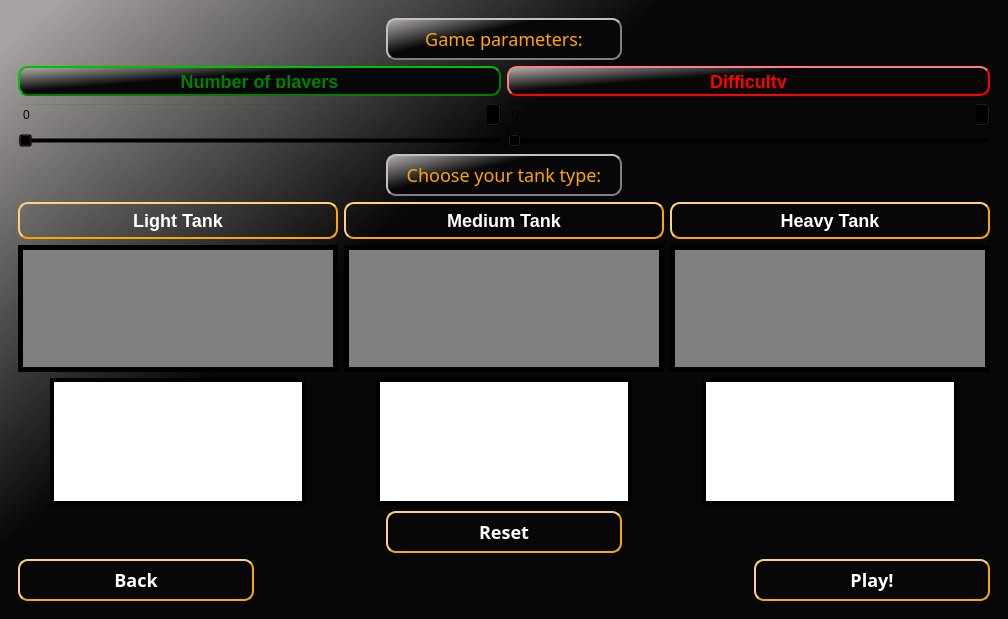
<?xml version="1.0" encoding="UTF-8"?>
<ui version="4.0">
 <class>MainWindow</class>
 <widget class="QMainWindow" name="MainWindow">
  <property name="geometry">
   <rect>
    <x>0</x>
    <y>0</y>
    <width>838</width>
    <height>619</height>
   </rect>
  </property>
  <property name="windowTitle">
   <string>MainWindow</string>
  </property>
  <property name="styleSheet">
   <string notr="true">background-color: qlineargradient(spread:reflect, x1:0.934181, y1:0.694, x2:0, y2:0, stop:0.545692 rgba(7, 7, 7, 255), stop:0.960407 rgba(167, 162, 162, 255));</string>
  </property>
  <property name="iconSize">
   <size>
    <width>24</width>
    <height>24</height>
   </size>
  </property>
  <widget class="QWidget" name="centralwidget">
   <property name="sizePolicy">
    <sizepolicy hsizetype="Expanding" vsizetype="Expanding">
     <horstretch>0</horstretch>
     <verstretch>0</verstretch>
    </sizepolicy>
   </property>
   <property name="styleSheet">
    <string notr="true">background:transparent;</string>
   </property>
   <layout class="QHBoxLayout" name="horizontalLayout_4">
    <item>
     <widget class="QStackedWidget" name="stackedWidget">
      <property name="styleSheet">
       <string notr="true">
</string>
      </property>
      <property name="currentIndex">
       <number>1</number>
      </property>
      <widget class="QWidget" name="page">
       <layout class="QHBoxLayout" name="horizontalLayout_5">
        <item>
         <widget class="QLabel" name="label">
          <property name="font">
           <font>
            <family>Impact</family>
            <pointsize>-1</pointsize>
            <weight>75</weight>
            <italic>false</italic>
            <bold>true</bold>
           </font>
          </property>
          <property name="styleSheet">
           <string notr="true">color: orange;
font: bold  64px;
</string>
          </property>
          <property name="text">
           <string>World of Tanks</string>
          </property>
          <property name="alignment">
           <set>Qt::AlignCenter</set>
          </property>
         </widget>
        </item>
        <item>
         <layout class="QVBoxLayout" name="verticalLayout">
          <property name="spacing">
           <number>0</number>
          </property>
          <property name="sizeConstraint">
           <enum>QLayout::SetDefaultConstraint</enum>
          </property>
          <property name="leftMargin">
           <number>50</number>
          </property>
          <property name="topMargin">
           <number>50</number>
          </property>
          <property name="rightMargin">
           <number>50</number>
          </property>
          <property name="bottomMargin">
           <number>50</number>
          </property>
          <item>
           <widget class="QPushButton" name="Play">
            <property name="sizePolicy">
             <sizepolicy hsizetype="Fixed" vsizetype="Fixed">
              <horstretch>0</horstretch>
              <verstretch>0</verstretch>
             </sizepolicy>
            </property>
            <property name="minimumSize">
             <size>
              <width>236</width>
              <height>50</height>
             </size>
            </property>
            <property name="maximumSize">
             <size>
              <width>360</width>
              <height>60</height>
             </size>
            </property>
            <property name="sizeIncrement">
             <size>
              <width>1</width>
              <height>1</height>
             </size>
            </property>
            <property name="font">
             <font>
              <family>Impact</family>
              <pointsize>-1</pointsize>
              <weight>75</weight>
              <italic>false</italic>
              <bold>true</bold>
             </font>
            </property>
            <property name="styleSheet">
             <string notr="true">background-image: url(:/images/push_button_2.jpg);
    border-style: outset;
    border-width: 2px;
    border-radius: 10px;
    border-color: orange;
	color: orange;
    font:  bold 18px;
    min-width: 10em;
    padding: 6px;</string>
            </property>
            <property name="text">
             <string>Play</string>
            </property>
            <property name="iconSize">
             <size>
              <width>24</width>
              <height>30</height>
             </size>
            </property>
           </widget>
          </item>
          <item>
           <widget class="QPushButton" name="Settings">
            <property name="minimumSize">
             <size>
              <width>236</width>
              <height>50</height>
             </size>
            </property>
            <property name="maximumSize">
             <size>
              <width>360</width>
              <height>60</height>
             </size>
            </property>
            <property name="font">
             <font>
              <family>Impact</family>
              <pointsize>-1</pointsize>
              <weight>50</weight>
              <italic>false</italic>
              <bold>false</bold>
             </font>
            </property>
            <property name="styleSheet">
             <string notr="true">background-image: url(:/images/push_button_2.jpg);
    border-style: outset;
    border-width: 2px;
    border-radius: 10px;
    border-color: orange;
	color: orange;
    font:  18px;
    min-width: 10em;
    padding: 6px;</string>
            </property>
            <property name="text">
             <string>Settinigs</string>
            </property>
           </widget>
          </item>
          <item>
           <widget class="QPushButton" name="Quit">
            <property name="sizePolicy">
             <sizepolicy hsizetype="Fixed" vsizetype="Fixed">
              <horstretch>0</horstretch>
              <verstretch>0</verstretch>
             </sizepolicy>
            </property>
            <property name="minimumSize">
             <size>
              <width>236</width>
              <height>50</height>
             </size>
            </property>
            <property name="maximumSize">
             <size>
              <width>360</width>
              <height>60</height>
             </size>
            </property>
            <property name="font">
             <font>
              <family>Impact</family>
              <pointsize>-1</pointsize>
              <weight>50</weight>
              <italic>false</italic>
              <bold>false</bold>
             </font>
            </property>
            <property name="styleSheet">
             <string notr="true">background-image: url(:/images/push_button_2.jpg);
    border-style: outset;
    border-width: 2px;
    border-radius: 10px;
    border-color: orange;
	color: orange;
    font:  18px;
    min-width: 10em;
    padding: 6px;</string>
            </property>
            <property name="text">
             <string>Quit</string>
            </property>
           </widget>
          </item>
         </layout>
        </item>
       </layout>
      </widget>
      <widget class="QWidget" name="page_2">
       <property name="styleSheet">
        <string notr="true"/>
       </property>
       <layout class="QVBoxLayout" name="verticalLayout_3">
        <property name="sizeConstraint">
         <enum>QLayout::SetMaximumSize</enum>
        </property>
        <item>
         <layout class="QHBoxLayout" name="horizontalLayout_2">
          <property name="sizeConstraint">
           <enum>QLayout::SetMaximumSize</enum>
          </property>
          <property name="leftMargin">
           <number>0</number>
          </property>
          <property name="rightMargin">
           <number>0</number>
          </property>
          <item>
           <widget class="QPushButton" name="pushButton">
            <property name="enabled">
             <bool>true</bool>
            </property>
            <property name="sizePolicy">
             <sizepolicy hsizetype="Fixed" vsizetype="Fixed">
              <horstretch>0</horstretch>
              <verstretch>0</verstretch>
             </sizepolicy>
            </property>
            <property name="minimumSize">
             <size>
              <width>236</width>
              <height>0</height>
             </size>
            </property>
            <property name="font">
             <font>
              <family>Impact</family>
              <pointsize>-1</pointsize>
              <weight>50</weight>
              <italic>false</italic>
              <bold>false</bold>
             </font>
            </property>
            <property name="styleSheet">
             <string notr="true">background-color: qlineargradient(spread:reflect, x1:0.934181, y1:0.694, x2:0, y2:0, stop:0.545692 rgba(7, 7, 7, 255), stop:0.960407 rgba(167, 162, 162, 255));
    border-style: outset;
    border-width: 2px;
    border-radius: 10px;
    border-color: gray;
	color: orange;
    font:  18px;
    min-width: 10em;
    padding: 6px;</string>
            </property>
            <property name="text">
             <string>Game parameters:</string>
            </property>
           </widget>
          </item>
         </layout>
        </item>
        <item>
         <layout class="QGridLayout" name="gridLayout_3">
          <property name="sizeConstraint">
           <enum>QLayout::SetMinimumSize</enum>
          </property>
          <property name="spacing">
           <number>6</number>
          </property>
          <item row="2" column="1">
           <widget class="QSlider" name="slide_dif">
            <property name="styleSheet">
             <string notr="true"> background: transparent;</string>
            </property>
            <property name="minimum">
             <number>1</number>
            </property>
            <property name="maximum">
             <number>10</number>
            </property>
            <property name="orientation">
             <enum>Qt::Horizontal</enum>
            </property>
           </widget>
          </item>
          <item row="2" column="0">
           <widget class="QSlider" name="slide_players_num">
            <property name="styleSheet">
             <string notr="true"> background: transparent;</string>
            </property>
            <property name="minimum">
             <number>1</number>
            </property>
            <property name="maximum">
             <number>20</number>
            </property>
            <property name="orientation">
             <enum>Qt::Horizontal</enum>
            </property>
           </widget>
          </item>
          <item row="0" column="1">
           <widget class="QPushButton" name="pushButton_2">
            <property name="minimumSize">
             <size>
              <width>236</width>
              <height>30</height>
             </size>
            </property>
            <property name="styleSheet">
             <string notr="true">background-color: qlineargradient(spread:reflect, x1:0.934181, y1:0.694, x2:0, y2:0, stop:0.545692 rgba(7, 7, 7, 255), stop:0.960407 rgba(167, 162, 162, 255));
    border-style: outset;
    border-width: 2px;
    border-radius: 10px;
    border-color: red;
	color: red;
    font: bold 18px;
    min-width: 10em;
    padding: 6px;</string>
            </property>
            <property name="text">
             <string>Difficulty</string>
            </property>
           </widget>
          </item>
          <item row="0" column="0">
           <widget class="QPushButton" name="pushButton_8">
            <property name="minimumSize">
             <size>
              <width>236</width>
              <height>30</height>
             </size>
            </property>
            <property name="styleSheet">
             <string notr="true">background-color: qlineargradient(spread:reflect, x1:0.934181, y1:0.694, x2:0, y2:0, stop:0.545692 rgba(7, 7, 7, 255), stop:0.960407 rgba(167, 162, 162, 255));
    border-style: outset;
    border-width: 2px;
    border-radius: 10px;
    border-color: green;
	color: green;
    font: bold 18px;
    min-width: 10em;
    padding: 6px;</string>
            </property>
            <property name="text">
             <string>Number of players</string>
            </property>
           </widget>
          </item>
          <item row="1" column="0">
           <widget class="QSpinBox" name="spinBox_2">
            <property name="minimumSize">
             <size>
              <width>0</width>
              <height>25</height>
             </size>
            </property>
            <property name="styleSheet">
             <string notr="true"/>
            </property>
           </widget>
          </item>
          <item row="1" column="1">
           <widget class="QSpinBox" name="spinBox">
            <property name="minimumSize">
             <size>
              <width>0</width>
              <height>25</height>
             </size>
            </property>
           </widget>
          </item>
         </layout>
        </item>
        <item>
         <layout class="QHBoxLayout" name="horizontalLayout_3">
          <property name="sizeConstraint">
           <enum>QLayout::SetMinAndMaxSize</enum>
          </property>
          <property name="leftMargin">
           <number>0</number>
          </property>
          <property name="rightMargin">
           <number>0</number>
          </property>
          <item>
           <widget class="QPushButton" name="pushButton_3">
            <property name="sizePolicy">
             <sizepolicy hsizetype="Fixed" vsizetype="Fixed">
              <horstretch>0</horstretch>
              <verstretch>0</verstretch>
             </sizepolicy>
            </property>
            <property name="minimumSize">
             <size>
              <width>236</width>
              <height>0</height>
             </size>
            </property>
            <property name="font">
             <font>
              <family>Impact</family>
              <pointsize>-1</pointsize>
              <weight>50</weight>
              <italic>false</italic>
              <bold>false</bold>
             </font>
            </property>
            <property name="styleSheet">
             <string notr="true">background-color: qlineargradient(spread:reflect, x1:0.934181, y1:0.694, x2:0, y2:0, stop:0.545692 rgba(7, 7, 7, 255), stop:0.960407 rgba(167, 162, 162, 255));
    border-style: outset;
    border-width: 2px;
    border-radius: 10px;
    border-color: gray;
	color: orange;
    font:  18px;
    min-width: 10em;
    padding: 6px;</string>
            </property>
            <property name="text">
             <string>Choose your tank type:</string>
            </property>
           </widget>
          </item>
         </layout>
        </item>
        <item>
         <layout class="QGridLayout" name="gridLayout_5">
          <item row="0" column="0">
           <widget class="QPushButton" name="Light_tank">
            <property name="whatsThis">
             <string>&lt;html&gt;&lt;head/&gt;&lt;body&gt;&lt;pre style=&quot;-qt-paragraph-type:empty; margin-top:0px; margin-bottom:0px; margin-left:0px; margin-right:0px; -qt-block-indent:0; text-indent:0px; line-height:130.769%; font-family:'Courier New';&quot;&gt;&lt;br/&gt;&lt;/pre&gt;&lt;/body&gt;&lt;/html&gt;</string>
            </property>
            <property name="styleSheet">
             <string notr="true">    background-image: url(:/images/push_button_2.jpg);
    border-style: outset;
    border-width: 2px;
    border-radius: 10px;
    border-color: orange;
	color: white;
    font: bold 18px;
    min-width: 10em;
    padding: 6px;</string>
            </property>
            <property name="text">
             <string>Light Tank</string>
            </property>
            <property name="checkable">
             <bool>true</bool>
            </property>
           </widget>
          </item>
          <item row="1" column="1">
           <widget class="QGraphicsView" name="medium">
            <property name="styleSheet">
             <string notr="true"> background: grey;
border: 5px solid black;</string>
            </property>
            <property name="verticalScrollBarPolicy">
             <enum>Qt::ScrollBarAlwaysOff</enum>
            </property>
            <property name="horizontalScrollBarPolicy">
             <enum>Qt::ScrollBarAlwaysOff</enum>
            </property>
           </widget>
          </item>
          <item row="1" column="0">
           <widget class="QGraphicsView" name="light">
            <property name="styleSheet">
             <string notr="true"> background: grey;
border: 5px solid black;</string>
            </property>
            <property name="verticalScrollBarPolicy">
             <enum>Qt::ScrollBarAlwaysOff</enum>
            </property>
            <property name="horizontalScrollBarPolicy">
             <enum>Qt::ScrollBarAlwaysOff</enum>
            </property>
           </widget>
          </item>
          <item row="0" column="1">
           <widget class="QPushButton" name="Medium_tank">
            <property name="styleSheet">
             <string notr="true">    background-image: url(:/images/push_button_2.jpg);
    border-style: outset;
    border-width: 2px;
    border-radius: 10px;
    border-color: orange;
	color: white;
    font: bold 18px;
    min-width: 10em;
    padding: 6px;</string>
            </property>
            <property name="text">
             <string>Medium Tank</string>
            </property>
            <property name="checkable">
             <bool>true</bool>
            </property>
           </widget>
          </item>
          <item row="1" column="2">
           <widget class="QGraphicsView" name="heavy">
            <property name="styleSheet">
             <string notr="true"> background: grey;
border: 5px solid black;</string>
            </property>
            <property name="verticalScrollBarPolicy">
             <enum>Qt::ScrollBarAlwaysOff</enum>
            </property>
            <property name="horizontalScrollBarPolicy">
             <enum>Qt::ScrollBarAlwaysOff</enum>
            </property>
            <property name="backgroundBrush">
             <brush brushstyle="NoBrush">
              <color alpha="255">
               <red>255</red>
               <green>255</green>
               <blue>255</blue>
              </color>
             </brush>
            </property>
            <property name="foregroundBrush">
             <brush brushstyle="NoBrush">
              <color alpha="255">
               <red>255</red>
               <green>255</green>
               <blue>255</blue>
              </color>
             </brush>
            </property>
           </widget>
          </item>
          <item row="0" column="2">
           <widget class="QPushButton" name="Heavy_tank">
            <property name="styleSheet">
             <string notr="true">    background-image: url(:/images/push_button_2.jpg);
    border-style: outset;
    border-width: 2px;
    border-radius: 10px;
    border-color: orange;
	color: white;
    font: bold 18px;
    min-width: 10em;
    padding: 6px;</string>
            </property>
            <property name="text">
             <string>Heavy Tank</string>
            </property>
            <property name="checkable">
             <bool>true</bool>
            </property>
           </widget>
          </item>
          <item row="2" column="0" alignment="Qt::AlignHCenter|Qt::AlignVCenter">
           <widget class="QTableWidget" name="ligh_t">
            <property name="styleSheet">
             <string notr="true"> background: white;
font: 12pt &quot;Impact&quot;;
color: rgb(0, 0, 0);
border:4px solid black;
</string>
            </property>
            <property name="gridStyle">
             <enum>Qt::SolidLine</enum>
            </property>
           </widget>
          </item>
          <item row="2" column="1" alignment="Qt::AlignHCenter|Qt::AlignVCenter">
           <widget class="QTableWidget" name="medium_t">
            <property name="styleSheet">
             <string notr="true"> background: white;
font: 12pt &quot;Impact&quot;;
color: rgb(0, 0, 0);
border:4px solid black;
</string>
            </property>
           </widget>
          </item>
          <item row="2" column="2" alignment="Qt::AlignHCenter|Qt::AlignVCenter">
           <widget class="QTableWidget" name="heavy_t">
            <property name="styleSheet">
             <string notr="true"> background: white;
font: 12pt &quot;Impact&quot;;
color: rgb(0, 0, 0);
border:4px solid black;
</string>
            </property>
           </widget>
          </item>
         </layout>
        </item>
        <item>
         <layout class="QHBoxLayout" name="horizontalLayout_6">
          <property name="sizeConstraint">
           <enum>QLayout::SetFixedSize</enum>
          </property>
          <property name="leftMargin">
           <number>300</number>
          </property>
          <property name="rightMargin">
           <number>300</number>
          </property>
          <item>
           <widget class="QPushButton" name="Reset">
            <property name="sizePolicy">
             <sizepolicy hsizetype="Fixed" vsizetype="Fixed">
              <horstretch>0</horstretch>
              <verstretch>0</verstretch>
             </sizepolicy>
            </property>
            <property name="minimumSize">
             <size>
              <width>236</width>
              <height>0</height>
             </size>
            </property>
            <property name="font">
             <font>
              <family>Impact</family>
              <pointsize>-1</pointsize>
              <weight>75</weight>
              <italic>false</italic>
              <bold>true</bold>
             </font>
            </property>
            <property name="styleSheet">
             <string notr="true">    background-image: url(:/images/push_button_2.jpg);
    border-style: outset;
    border-width: 2px;
    border-radius: 10px;
    border-color: orange;
	color: white;
    font: bold 18px;
    min-width: 10em;
    padding: 6px;</string>
            </property>
            <property name="text">
             <string>Reset</string>
            </property>
           </widget>
          </item>
         </layout>
        </item>
        <item>
         <layout class="QHBoxLayout" name="horizontalLayout">
          <property name="spacing">
           <number>500</number>
          </property>
          <item>
           <widget class="QPushButton" name="back_play">
            <property name="sizePolicy">
             <sizepolicy hsizetype="Fixed" vsizetype="Fixed">
              <horstretch>0</horstretch>
              <verstretch>0</verstretch>
             </sizepolicy>
            </property>
            <property name="minimumSize">
             <size>
              <width>236</width>
              <height>0</height>
             </size>
            </property>
            <property name="font">
             <font>
              <family>Impact</family>
              <pointsize>-1</pointsize>
              <weight>75</weight>
              <italic>false</italic>
              <bold>true</bold>
             </font>
            </property>
            <property name="styleSheet">
             <string notr="true">    background-image: url(:/images/push_button_2.jpg);
    border-style: outset;
    border-width: 2px;
    border-radius: 10px;
    border-color: orange;
	color: white;
    font: bold 18px;
    min-width: 10em;
    padding: 6px;</string>
            </property>
            <property name="text">
             <string>Back</string>
            </property>
           </widget>
          </item>
          <item>
           <widget class="QPushButton" name="start_game">
            <property name="sizePolicy">
             <sizepolicy hsizetype="Fixed" vsizetype="Fixed">
              <horstretch>5</horstretch>
              <verstretch>4</verstretch>
             </sizepolicy>
            </property>
            <property name="minimumSize">
             <size>
              <width>236</width>
              <height>0</height>
             </size>
            </property>
            <property name="font">
             <font>
              <family>Impact</family>
              <pointsize>-1</pointsize>
              <weight>75</weight>
              <italic>false</italic>
              <bold>true</bold>
             </font>
            </property>
            <property name="styleSheet">
             <string notr="true">    background-image: url(:/images/push_button_2.jpg);
    border-style: outset;
    border-width: 2px;
    border-radius: 10px;
    border-color: orange;
	color: white;
    font: bold 18px;
    min-width: 10em;
    padding: 6px;</string>
            </property>
            <property name="text">
             <string>Play!</string>
            </property>
           </widget>
          </item>
         </layout>
        </item>
       </layout>
      </widget>
      <widget class="QWidget" name="page_3">
       <layout class="QFormLayout" name="formLayout_3">
        <item row="0" column="1">
         <widget class="QCheckBox" name="checkBox">
          <property name="sizePolicy">
           <sizepolicy hsizetype="Fixed" vsizetype="Fixed">
            <horstretch>0</horstretch>
            <verstretch>0</verstretch>
           </sizepolicy>
          </property>
          <property name="styleSheet">
           <string notr="true">font: 16pt &quot;Impact&quot;;
color: rgb(255, 255, 255);
background-image: url(:/images/push_button_2.jpg);</string>
          </property>
          <property name="text">
           <string>Sounds</string>
          </property>
         </widget>
        </item>
        <item row="1" column="0">
         <layout class="QFormLayout" name="formLayout_2">
          <property name="topMargin">
           <number>200</number>
          </property>
          <property name="bottomMargin">
           <number>200</number>
          </property>
         </layout>
        </item>
        <item row="1" column="1">
         <widget class="QPushButton" name="back_op">
          <property name="styleSheet">
           <string notr="true">background-image: url(:/images/push_button_2.jpg);
    border-style: outset;
    border-width: 2px;
    border-radius: 10px;
    border-color: orange;
	color: orange;
    font:  18px;
    min-width: 10em;
    padding: 6px;</string>
          </property>
          <property name="text">
           <string>back</string>
          </property>
         </widget>
        </item>
       </layout>
      </widget>
     </widget>
    </item>
   </layout>
  </widget>
 </widget>
 <resources/>
 <connections>
  <connection>
   <sender>slide_players_num</sender>
   <signal>valueChanged(int)</signal>
   <receiver>spinBox_2</receiver>
   <slot>setValue(int)</slot>
   <hints>
    <hint type="sourcelabel">
     <x>143</x>
     <y>170</y>
    </hint>
    <hint type="destinationlabel">
     <x>146</x>
     <y>142</y>
    </hint>
   </hints>
  </connection>
  <connection>
   <sender>slide_dif</sender>
   <signal>valueChanged(int)</signal>
   <receiver>spinBox</receiver>
   <slot>setValue(int)</slot>
   <hints>
    <hint type="sourcelabel">
     <x>530</x>
     <y>170</y>
    </hint>
    <hint type="destinationlabel">
     <x>530</x>
     <y>142</y>
    </hint>
   </hints>
  </connection>
  <connection>
   <sender>spinBox_2</sender>
   <signal>valueChanged(int)</signal>
   <receiver>slide_players_num</receiver>
   <slot>setValue(int)</slot>
   <hints>
    <hint type="sourcelabel">
     <x>234</x>
     <y>142</y>
    </hint>
    <hint type="destinationlabel">
     <x>234</x>
     <y>170</y>
    </hint>
   </hints>
  </connection>
  <connection>
   <sender>spinBox</sender>
   <signal>valueChanged(int)</signal>
   <receiver>slide_dif</receiver>
   <slot>setValue(int)</slot>
   <hints>
    <hint type="sourcelabel">
     <x>530</x>
     <y>142</y>
    </hint>
    <hint type="destinationlabel">
     <x>530</x>
     <y>170</y>
    </hint>
   </hints>
  </connection>
 </connections>
</ui>
